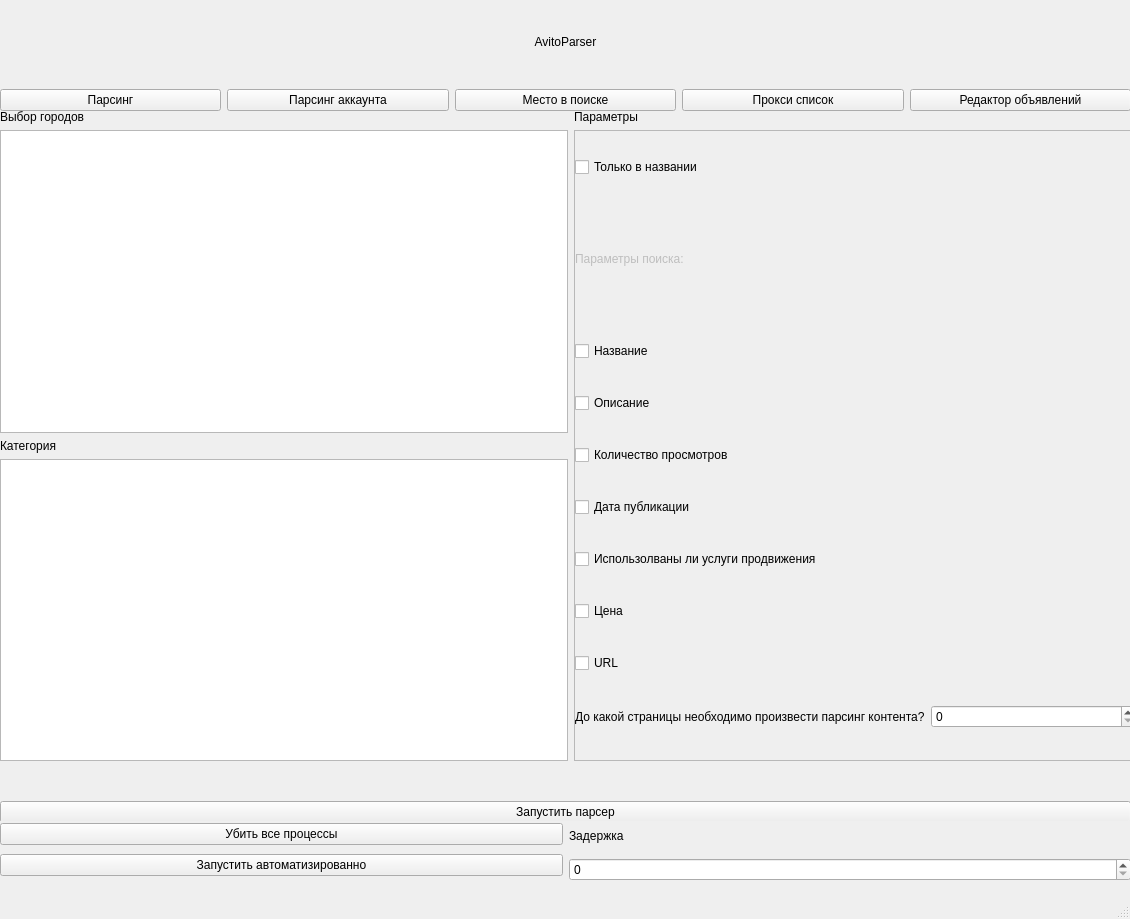
<?xml version="1.0" encoding="UTF-8"?>
<ui version="4.0">
 <class>MainWindow</class>
 <widget class="QMainWindow" name="MainWindow">
  <property name="geometry">
   <rect>
    <x>0</x>
    <y>0</y>
    <width>1130</width>
    <height>919</height>
   </rect>
  </property>
  <property name="windowTitle">
   <string>MainWindow</string>
  </property>
  <widget class="QWidget" name="centralwidget">
   <property name="sizePolicy">
    <sizepolicy hsizetype="Expanding" vsizetype="Expanding">
     <horstretch>0</horstretch>
     <verstretch>0</verstretch>
    </sizepolicy>
   </property>
   <widget class="QWidget" name="gridLayoutWidget">
    <property name="geometry">
     <rect>
      <x>0</x>
      <y>110</y>
      <width>1131</width>
      <height>711</height>
     </rect>
    </property>
    <layout class="QGridLayout" name="gridLayout">
     <item row="0" column="0">
      <widget class="QStackedWidget" name="stackedWidget">
       <property name="currentIndex">
        <number>0</number>
       </property>
       <widget class="QWidget" name="Scrapping_page">
        <widget class="QWidget" name="horizontalLayoutWidget">
         <property name="geometry">
          <rect>
           <x>0</x>
           <y>0</y>
           <width>1141</width>
           <height>651</height>
          </rect>
         </property>
         <layout class="QHBoxLayout" name="horizontalLayout_2">
          <item>
           <layout class="QVBoxLayout" name="verticalLayout_3">
            <item>
             <widget class="QLabel" name="label_2">
              <property name="text">
               <string>Выбор городов</string>
              </property>
             </widget>
            </item>
            <item>
             <widget class="QListWidget" name="AreasListWidget"/>
            </item>
            <item>
             <widget class="QLabel" name="label_4">
              <property name="text">
               <string>Категория</string>
              </property>
             </widget>
            </item>
            <item>
             <widget class="QListWidget" name="CategoryListWidget"/>
            </item>
           </layout>
          </item>
          <item>
           <layout class="QVBoxLayout" name="verticalLayout_2">
            <item>
             <widget class="QLabel" name="label_6">
              <property name="text">
               <string>Параметры</string>
              </property>
             </widget>
            </item>
            <item>
             <widget class="QScrollArea" name="scrollArea">
              <property name="widgetResizable">
               <bool>true</bool>
              </property>
              <widget class="QWidget" name="scrollAreaWidgetContents">
               <property name="geometry">
                <rect>
                 <x>0</x>
                 <y>0</y>
                 <width>562</width>
                 <height>626</height>
                </rect>
               </property>
               <widget class="QWidget" name="verticalLayoutWidget_4">
                <property name="geometry">
                 <rect>
                  <x>0</x>
                  <y>0</y>
                  <width>561</width>
                  <height>631</height>
                 </rect>
                </property>
                <layout class="QVBoxLayout" name="verticalLayout_4">
                 <item>
                  <widget class="QCheckBox" name="name_only_check_box">
                   <property name="text">
                    <string>Только в названии</string>
                   </property>
                  </widget>
                 </item>
                 <item>
                  <widget class="QLabel" name="label_7">
                   <property name="enabled">
                    <bool>false</bool>
                   </property>
                   <property name="maximumSize">
                    <size>
                     <width>300</width>
                     <height>100</height>
                    </size>
                   </property>
                   <property name="text">
                    <string>Параметры поиска:</string>
                   </property>
                  </widget>
                 </item>
                 <item>
                  <widget class="QCheckBox" name="title_check_box">
                   <property name="text">
                    <string>Название</string>
                   </property>
                  </widget>
                 </item>
                 <item>
                  <widget class="QCheckBox" name="description_check_box">
                   <property name="text">
                    <string>Описание</string>
                   </property>
                  </widget>
                 </item>
                 <item>
                  <widget class="QCheckBox" name="views_num_check_box">
                   <property name="text">
                    <string>Количество просмотров</string>
                   </property>
                  </widget>
                 </item>
                 <item>
                  <widget class="QCheckBox" name="public_date_check_box">
                   <property name="text">
                    <string>Дата публикации</string>
                   </property>
                  </widget>
                 </item>
                 <item>
                  <widget class="QCheckBox" name="paid_goods_used_check_box">
                   <property name="text">
                    <string>Использолваны ли услуги продвижения</string>
                   </property>
                  </widget>
                 </item>
                 <item>
                  <widget class="QCheckBox" name="price_check_box">
                   <property name="text">
                    <string>Цена</string>
                   </property>
                  </widget>
                 </item>
                 <item>
                  <widget class="QCheckBox" name="url_check_box">
                   <property name="text">
                    <string>URL</string>
                   </property>
                  </widget>
                 </item>
                 <item>
                  <layout class="QHBoxLayout" name="horizontalLayout_4">
                   <item>
                    <widget class="QLabel" name="label_5">
                     <property name="text">
                      <string>До какой страницы необходимо произвести парсинг контента?</string>
                     </property>
                    </widget>
                   </item>
                   <item>
                    <widget class="QSpinBox" name="depth_of_page_num_scrapping"/>
                   </item>
                  </layout>
                 </item>
                </layout>
               </widget>
              </widget>
             </widget>
            </item>
           </layout>
          </item>
         </layout>
        </widget>
        <widget class="QWidget" name="verticalLayoutWidget_5">
         <property name="geometry">
          <rect>
           <x>0</x>
           <y>650</y>
           <width>1131</width>
           <height>104</height>
          </rect>
         </property>
         <layout class="QVBoxLayout" name="verticalLayout_5">
          <item>
           <widget class="QPushButton" name="ResultButton">
            <property name="text">
             <string>Запустить парсер</string>
            </property>
           </widget>
          </item>
         </layout>
        </widget>
       </widget>
       <widget class="QWidget" name="Scrapping_account_page">
        <widget class="QWidget" name="gridLayoutWidget_2">
         <property name="geometry">
          <rect>
           <x>0</x>
           <y>0</y>
           <width>1131</width>
           <height>711</height>
          </rect>
         </property>
         <layout class="QGridLayout" name="gridLayout_2">
          <item row="1" column="0">
           <layout class="QVBoxLayout" name="verticalLayout_7">
            <item>
             <widget class="QLabel" name="label_8">
              <property name="enabled">
               <bool>false</bool>
              </property>
              <property name="maximumSize">
               <size>
                <width>300</width>
                <height>100</height>
               </size>
              </property>
              <property name="text">
               <string>Параметры поиска:</string>
              </property>
             </widget>
            </item>
            <item>
             <widget class="QCheckBox" name="title_check_box_2">
              <property name="text">
               <string>Название</string>
              </property>
             </widget>
            </item>
            <item>
             <widget class="QCheckBox" name="description_check_box_2">
              <property name="text">
               <string>Описание</string>
              </property>
             </widget>
            </item>
            <item>
             <widget class="QCheckBox" name="views_num_check_box_2">
              <property name="text">
               <string>Количество просмотров</string>
              </property>
             </widget>
            </item>
            <item>
             <widget class="QCheckBox" name="public_date_check_box_2">
              <property name="text">
               <string>Дата публикации</string>
              </property>
             </widget>
            </item>
            <item>
             <widget class="QCheckBox" name="paid_goods_used_check_box_2">
              <property name="text">
               <string>Использолваны ли услуги продвижения</string>
              </property>
             </widget>
            </item>
            <item>
             <widget class="QCheckBox" name="price_check_box_2">
              <property name="text">
               <string>Цена</string>
              </property>
             </widget>
            </item>
            <item>
             <widget class="QCheckBox" name="url_check_box_2">
              <property name="text">
               <string>URL</string>
              </property>
             </widget>
            </item>
           </layout>
          </item>
          <item row="0" column="0">
           <layout class="QVBoxLayout" name="verticalLayout_8">
            <item>
             <widget class="QLineEdit" name="LinkEdit">
              <property name="placeholderText">
               <string>Ссылка на аккаунт</string>
              </property>
             </widget>
            </item>
            <item>
             <widget class="QPushButton" name="start_scrapping_account_button">
              <property name="text">
               <string>Запуск парсера аккаунта</string>
              </property>
             </widget>
            </item>
           </layout>
          </item>
         </layout>
        </widget>
       </widget>
       <widget class="QWidget" name="Search_place_page">
        <widget class="QWidget" name="verticalLayoutWidget_2">
         <property name="geometry">
          <rect>
           <x>0</x>
           <y>0</y>
           <width>1131</width>
           <height>711</height>
          </rect>
         </property>
         <layout class="QVBoxLayout" name="verticalLayout_6">
          <item>
           <widget class="QPushButton" name="search_place_button">
            <property name="text">
             <string>Запуск анализа места в поиске</string>
            </property>
           </widget>
          </item>
          <item>
           <widget class="QTextEdit" name="textEdit"/>
          </item>
         </layout>
        </widget>
       </widget>
       <widget class="QWidget" name="Proxy_list_page">
        <widget class="QWidget" name="verticalLayoutWidget_7">
         <property name="geometry">
          <rect>
           <x>0</x>
           <y>0</y>
           <width>1131</width>
           <height>711</height>
          </rect>
         </property>
         <layout class="QVBoxLayout" name="verticalLayout_9">
          <item>
           <widget class="QPushButton" name="proxy_list_button">
            <property name="text">
             <string>Загрузить список прокси</string>
            </property>
           </widget>
          </item>
          <item>
           <widget class="QTextEdit" name="textEdit_2"/>
          </item>
         </layout>
        </widget>
       </widget>
       <widget class="QWidget" name="Image_Editor_page">
        <widget class="QWidget" name="gridLayoutWidget_3">
         <property name="geometry">
          <rect>
           <x>0</x>
           <y>0</y>
           <width>1131</width>
           <height>711</height>
          </rect>
         </property>
         <layout class="QGridLayout" name="gridLayout_3">
          <item row="0" column="0">
           <layout class="QVBoxLayout" name="verticalLayout_10">
            <item>
             <widget class="QLabel" name="label_9">
              <property name="text">
               <string>Параметры</string>
              </property>
             </widget>
            </item>
            <item>
             <widget class="QScrollArea" name="scrollArea_2">
              <property name="widgetResizable">
               <bool>true</bool>
              </property>
              <widget class="QWidget" name="scrollAreaWidgetContents_2">
               <property name="geometry">
                <rect>
                 <x>0</x>
                 <y>0</y>
                 <width>1125</width>
                 <height>686</height>
                </rect>
               </property>
               <widget class="QWidget" name="verticalLayoutWidget_8">
                <property name="geometry">
                 <rect>
                  <x>0</x>
                  <y>0</y>
                  <width>1131</width>
                  <height>631</height>
                 </rect>
                </property>
                <layout class="QVBoxLayout" name="verticalLayout_11">
                 <item>
                  <widget class="QLabel" name="label_10">
                   <property name="enabled">
                    <bool>false</bool>
                   </property>
                   <property name="maximumSize">
                    <size>
                     <width>300</width>
                     <height>100</height>
                    </size>
                   </property>
                   <property name="text">
                    <string>Параметры редактирования:</string>
                   </property>
                  </widget>
                 </item>
                 <item>
                  <widget class="QCheckBox" name="change_contrast_check_box">
                   <property name="text">
                    <string>Изменение контраста </string>
                   </property>
                  </widget>
                 </item>
                 <item>
                  <widget class="QCheckBox" name="change_text_check_box">
                   <property name="text">
                    <string>Изменение текста</string>
                   </property>
                  </widget>
                 </item>
                 <item>
                  <widget class="QCheckBox" name="unique_pixels_checkbox">
                   <property name="text">
                    <string>Уникализация пикселей</string>
                   </property>
                  </widget>
                 </item>
                 <item>
                  <widget class="QCheckBox" name="change_direction_check_box">
                   <property name="text">
                    <string>Отзеркаливание</string>
                   </property>
                  </widget>
                 </item>
                 <item>
                  <widget class="QCheckBox" name="x_rotate_check_box">
                   <property name="text">
                    <string>Поворот на Х градусов</string>
                   </property>
                  </widget>
                 </item>
                 <item>
                  <widget class="QCheckBox" name="shape_x_check_box">
                   <property name="text">
                    <string>Обрезка на Х пикселей</string>
                   </property>
                  </widget>
                 </item>
                 <item>
                  <widget class="QCheckBox" name="size_change_checkbox">
                   <property name="text">
                    <string>Изменение масштаба</string>
                   </property>
                  </widget>
                 </item>
                 <item>
                  <widget class="QPushButton" name="posts_editor_button">
                   <property name="text">
                    <string>Запустить редактор объявлений</string>
                   </property>
                  </widget>
                 </item>
                </layout>
               </widget>
              </widget>
             </widget>
            </item>
           </layout>
          </item>
         </layout>
        </widget>
       </widget>
      </widget>
     </item>
    </layout>
   </widget>
   <widget class="QWidget" name="verticalLayoutWidget">
    <property name="geometry">
     <rect>
      <x>0</x>
      <y>0</y>
      <width>1131</width>
      <height>111</height>
     </rect>
    </property>
    <layout class="QVBoxLayout" name="verticalLayout">
     <item>
      <widget class="QLabel" name="label">
       <property name="text">
        <string>AvitoParser</string>
       </property>
       <property name="alignment">
        <set>Qt::AlignCenter</set>
       </property>
      </widget>
     </item>
     <item>
      <layout class="QHBoxLayout" name="horizontalLayout">
       <item>
        <widget class="QPushButton" name="ScrappingButton">
         <property name="text">
          <string>Парсинг</string>
         </property>
        </widget>
       </item>
       <item>
        <widget class="QPushButton" name="ScrappingAccountButton">
         <property name="text">
          <string>Парсинг аккаунта</string>
         </property>
        </widget>
       </item>
       <item>
        <widget class="QPushButton" name="SearchPositionButton">
         <property name="text">
          <string>Место в поиске</string>
         </property>
        </widget>
       </item>
       <item>
        <widget class="QPushButton" name="ProxyListButton">
         <property name="text">
          <string>Прокси список</string>
         </property>
        </widget>
       </item>
       <item>
        <widget class="QPushButton" name="ImageEditorButton">
         <property name="text">
          <string>Редактор объявлений</string>
         </property>
        </widget>
       </item>
      </layout>
     </item>
    </layout>
   </widget>
   <widget class="QWidget" name="horizontalLayoutWidget_2">
    <property name="geometry">
     <rect>
      <x>0</x>
      <y>820</y>
      <width>1131</width>
      <height>61</height>
     </rect>
    </property>
    <layout class="QHBoxLayout" name="horizontalLayout_3">
     <item>
      <layout class="QVBoxLayout" name="verticalLayout_13">
       <item>
        <widget class="QPushButton" name="kill_all_processes_button">
         <property name="text">
          <string>Убить все процессы</string>
         </property>
        </widget>
       </item>
       <item>
        <widget class="QPushButton" name="pushButton_2">
         <property name="text">
          <string>Запустить автоматизированно</string>
         </property>
        </widget>
       </item>
      </layout>
     </item>
     <item>
      <layout class="QVBoxLayout" name="verticalLayout_12">
       <item>
        <widget class="QLabel" name="label_3">
         <property name="text">
          <string>Задержка</string>
         </property>
        </widget>
       </item>
       <item>
        <widget class="QSpinBox" name="wait_spin_box"/>
       </item>
      </layout>
     </item>
    </layout>
   </widget>
  </widget>
  <widget class="QMenuBar" name="menubar">
   <property name="geometry">
    <rect>
     <x>0</x>
     <y>0</y>
     <width>1130</width>
     <height>21</height>
    </rect>
   </property>
  </widget>
  <widget class="QStatusBar" name="statusbar"/>
 </widget>
 <resources/>
 <connections/>
</ui>
